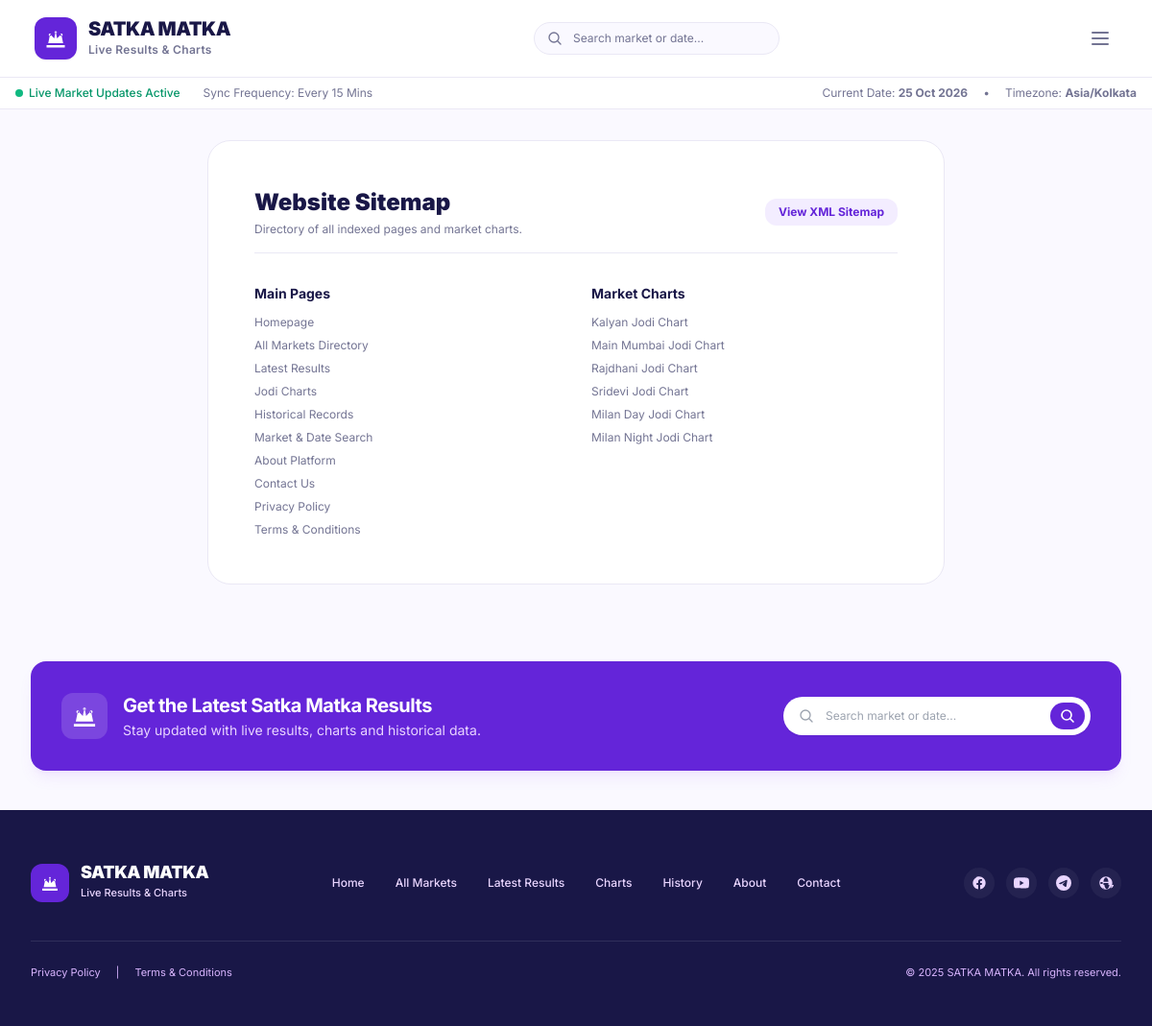
/sitemap.php, run on the app's committed database.
### tables this page shows
CREATE TABLE IF NOT EXISTS markets (
    id INT AUTO_INCREMENT PRIMARY KEY,
    name VARCHAR(100) NOT NULL,
    slug VARCHAR(120) NOT NULL UNIQUE,
    open_time VARCHAR(20) NOT NULL,
    close_time VARCHAR(20) NOT NULL,
    status VARCHAR(20) NOT NULL DEFAULT 'active',
    is_live TINYINT(1) NOT NULL DEFAULT 0,
    is_featured TINYINT(1) NOT NULL DEFAULT 1,
    display_order INT NOT NULL DEFAULT 0,
    seo_title VARCHAR(255) NULL,
    seo_description TEXT NULL,
    created_at DATETIME NOT NULL DEFAULT CURRENT_TIMESTAMP,
    updated_at DATETIME NOT NULL DEFAULT CURRENT_TIMESTAMP ON UPDATE CURRENT_TIMESTAMP
);

### app/models/Market.php (called while the page is built, shortened)
<?php
class Market {
    public static function all(string $status = ''): array {
        $pdo = Database::getConnection();
        if ($status) {
            $stmt = $pdo->prepare("SELECT * FROM markets WHERE status = ? ORDER BY display_order ASC, id ASC");
            $stmt->execute([$status]);
        } else {
            $stmt = $pdo->query("SELECT * FROM markets ORDER BY display_order ASC, id ASC");
        }
        return $stmt->fetchAll();
    }
    public static function getActive(): array {
        return self::all('active');
    }
}

### app/helpers/security.php (called while the page is built, shortened)
<?php
function e(?string $value): string {
    return htmlspecialchars($value ?? '', ENT_QUOTES | ENT_SUBSTITUTE, 'UTF-8');
}

### sitemap.php (the view, shortened to what this page needs)
<?php
$markets = Market::getActive();
require __DIR__ . '/includes/head.php';
require __DIR__ . '/includes/header.php';
require __DIR__ . '/includes/navbar.php';
?>
<main class="max-w-[1440px] mx-auto px-4 sm:px-6 lg:px-8 py-8 w-full">
  <div class="max-w-3xl mx-auto bg-white rounded-3xl border border-[#EAE8F5] p-8 sm:p-12 shadow-xs">
    <div class="flex items-center justify-between mb-8 pb-4 border-b border-[#EAE8F5]">
      <div>
        <h1 class="text-2xl font-black text-[#191747]">Website Sitemap</h1>
        <p class="text-xs text-[#737493] mt-1">Directory of all indexed pages and market charts.</p>
      </div>
      <a href="/sitemap.php?xml=1" target="_blank" class="px-3.5 py-1.5 rounded-xl bg-[#F3EDFF] text-[#6425D9] text-xs font-bold hover:bg-[#e7d8ff] transition">
        View XML Sitemap
      </a>
    </div>
    <div class="grid grid-cols-1 sm:grid-cols-2 gap-8 text-xs">
      <div>
        <h2 class="font-bold text-sm text-[#191747] mb-3">Main Pages</h2>
        <ul class="space-y-2 text-[#737493]">
          <li><a href="/index.php" class="hover:text-[#6425D9]">Homepage</a></li>
          <li><a href="/markets.php" class="hover:text-[#6425D9]">All Markets Directory</a></li>
          <li><a href="/results.php" class="hover:text-[#6425D9]">Latest Results</a></li>
          <li><a href="/chart.php" class="hover:text-[#6425D9]">Jodi Charts</a></li>
          <li><a href="/history.php" class="hover:text-[#6425D9]">Historical Records</a></li>
          <li><a href="/search.php" class="hover:text-[#6425D9]">Market &amp; Date Search</a></li>
          <li><a href="/about.php" class="hover:text-[#6425D9]">About Platform</a></li>
          <li><a href="/contact.php" class="hover:text-[#6425D9]">Contact Us</a></li>
          <li><a href="/privacy-policy.php" class="hover:text-[#6425D9]">Privacy Policy</a></li>
          <li><a href="/terms.php" class="hover:text-[#6425D9]">Terms &amp; Conditions</a></li>
        </ul>
      </div>
      <div>
        <h2 class="font-bold text-sm text-[#191747] mb-3">Market Charts</h2>
        <ul class="space-y-2 text-[#737493]">
          <?php foreach ($markets as $m): ?>
            <li>
              <a href="/chart.php?id=<?= $m['id'] ?>" class="hover:text-[#6425D9]">
                <?= e($m['name']) ?> Jodi Chart
              </a>
            </li>
          <?php endforeach; ?>
        </ul>
      </div>
    </div>
  </div>
</main>
<?php require __DIR__ . '/includes/footer.php'; ?>

### assets/css/app.css (style rules this page uses)
:root { --primary-purple: #6425D9; --deep-purple: #35156F; --light-purple: #F3EDFF; --main-bg: #FFFFFF; --soft-bg: #FAF9FF; --primary-text: #191747; --secondary-text: #737493; --border-color: #EAE8F5; --success-green: #16A779; }
body { font-family: 'Inter', -apple-system, BlinkMacSystemFont, 'Segoe UI', Roboto, Helvetica, Arial, sans-serif; color: var(--primary-text); background-color: var(--soft-bg); -webkit-font-smoothing: antialiased; }

### data on the page
markets: name "Kalyan"
markets: name "Main Mumbai"
markets: name "Rajdhani"
markets: name "Sridevi"
markets: name "Milan Day"
markets: name "Milan Night"

### other printed values
Setting::get('timezone', 'Asia/Kolkata') "Asia/Kolkata"
Setting::get('site_name', 'Satka Matka') "SATKA MATKA"
